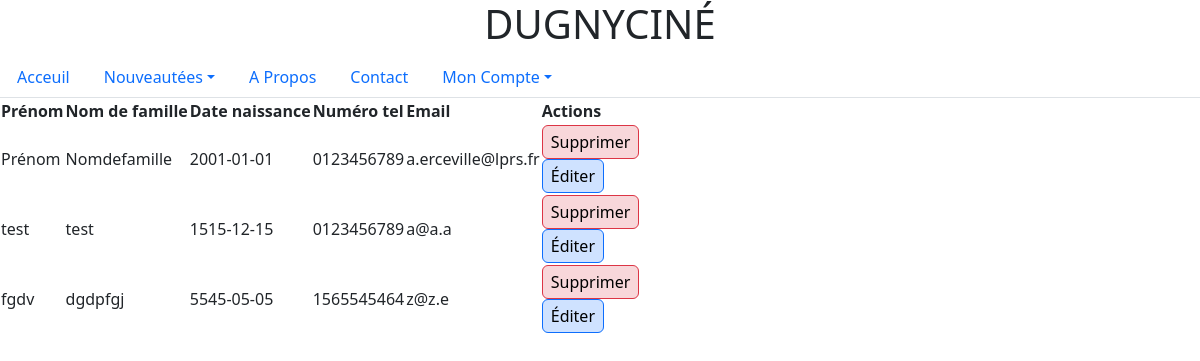
The page /vue/user.php on the database as committed earlier.
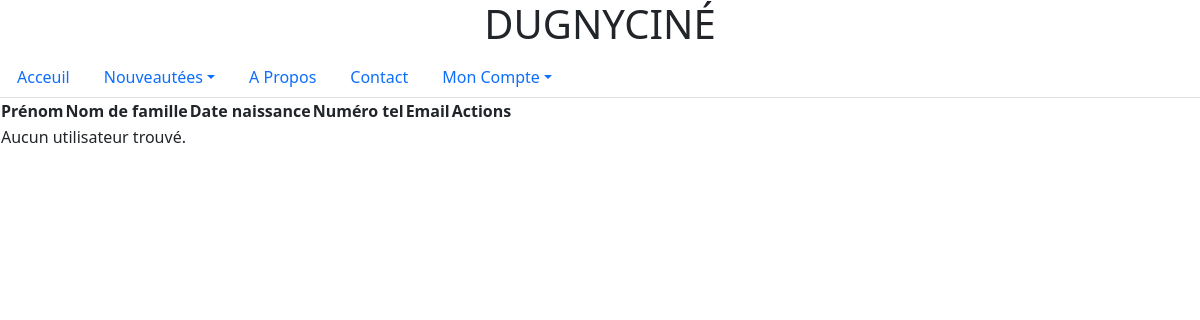
The same page on the database as committed later.
### tables this page shows
CREATE TABLE IF NOT EXISTS `users` (
                                       `id_user` int NOT NULL AUTO_INCREMENT,
                                       `nom` varchar(255) NOT NULL,
                                       `prenom` varchar(255) NOT NULL,
                                       `email` varchar(5000) NOT NULL,
                                       `role` enum('Client','Admin') NOT NULL,
                                       `telephone` varchar(10) NOT NULL,
                                       `naissance` date NOT NULL,
                                       `password` varchar(5000) NOT NULL,
                                       PRIMARY KEY (`id_user`)
);

### vue/user.php (the view, shortened to what this page needs)
<?php
include ('header.php');
function recuperation_utilisateur() {
    try {
        $bdd = new PDO('mysql:host=localhost;dbname=projets_cinema;charset=utf8mb4', 'root', '');
        $bdd->setAttribute(PDO::ATTR_ERRMODE, PDO::ERRMODE_EXCEPTION);
        $req = $bdd->prepare("SELECT * FROM users");
        $req->execute();
        return $req->fetchAll(PDO::FETCH_ASSOC);
    } catch (PDOException $e) {
        die("Erreur de connexion à la base de données : " . $e->getMessage());
    }
}
$utilisateurs = recuperation_utilisateur();
?>
<table>
    <thead>
    <tr>
        <th>Prénom</th>
        <th>Nom de famille</th>
        <th>Date naissance</th>
        <th>Numéro tel</th>
        <th>Email</th>
        <th>Actions</th>
    </tr>
    </thead>
    <tbody>
    <?php if (!empty($utilisateurs)): ?>
        <?php foreach ($utilisateurs as $utilisateur): ?>
            <tr>
                <td><?= htmlspecialchars($utilisateur['prenom']); ?></td>
                <td><?= htmlspecialchars($utilisateur['nom']); ?></td>
                <td><?= htmlspecialchars($utilisateur['naissance']); ?></td>
                <td><?= htmlspecialchars($utilisateur['telephone']); ?></td>
                <td><?= htmlspecialchars($utilisateur['email']); ?></td>
                <td>
                    <form method="POST" action="">
                        <button type="submit" class="border rounded border-danger bg-danger-subtle px-2 py-1" onclick="return confirm('Êtes-vous sûr de vouloir supprimer cet utilisateur ?');">
                            Supprimer
                        </button>
                    </form>
                    <form method="POST" action="user_update.php" style="display: inline;">
                        <button type="submit" class="border rounded border-primary bg-primary-subtle px-2 py-1">Éditer</button>
                    </form>
                </td>
            </tr>
        <?php endforeach; ?>
    <?php else: ?>
        <tr>
            <td colspan="7">Aucun utilisateur trouvé.</td>
        </tr>
    <?php endif; ?>
    </tbody>
</table>
</body>
</html>

### vue/header.php (shortened to what this page needs)
<!DOCTYPE html>
<html>
<head>
    <link href="https://cdn.jsdelivr.net/npm/bootstrap@5.3.0-alpha1/dist/css/bootstrap.min.css" rel="stylesheet">
</head>
<body>
<h1 class="text-center" style="text-transform: uppercase">
</h1>
<ul class="nav nav-tabs">
    <li class="nav-item">
        <a class="nav-link" aria-current="page" href="index.php">Acceuil</a>
    </li>
    <li class="nav-item dropdown">
        <a class="nav-link dropdown-toggle" data-bs-toggle="dropdown" href="" role="button" aria-expanded="false">Nouveautées</a>
    </li>
    <li class="nav-item">
        <a class="nav-link" aria-current="page" href="about.php">A Propos</a>
    </li>
    <li class="nav-item">
        <a class="nav-link" aria-current="page" href="contact.php">Contact</a>
    </li>
    <li class="nav-item dropdown">
        <a class="nav-link dropdown-toggle" data-bs-toggle="dropdown" href="" role="button" aria-expanded="false">Mon Compte</a>
    </li>
</ul>

Rows that differ between the two databases and show on the page:
removed users: prenom "Prénom", nom "Nomdefamille", naissance "2001-01-01", telephone "0123456789", email "a.erceville@lprs.fr"
removed users: prenom "test", nom "test", naissance "1515-12-15", telephone "0123456789", email "a@a.a"
removed users: prenom "fgdv", nom "dgdpfgj", naissance "5545-05-05", telephone "1565545464", email "z@z.e"
Other text that changed with them:
text now shown: "Aucun utilisateur trouvé."
